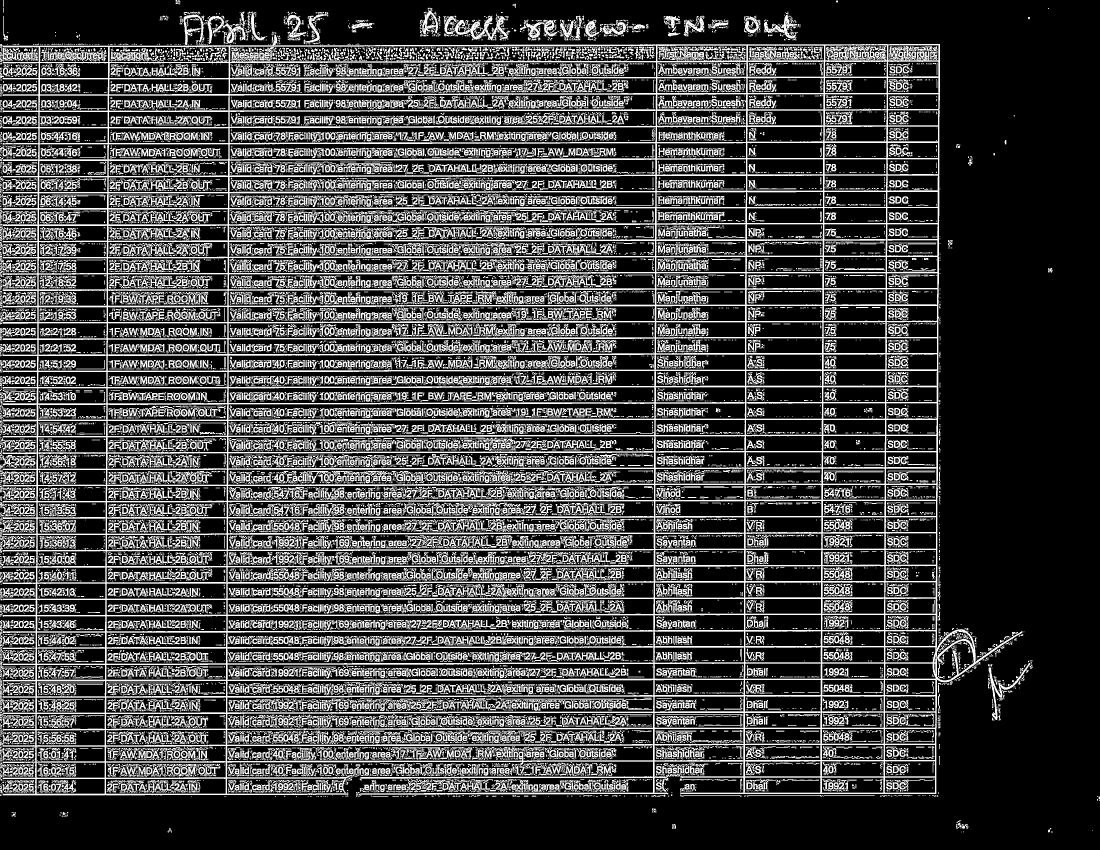
#> input picture data/output/grid_detection_improved/01_prepared_image.png, 3300 x 2550 px (shown at 1/3 size)
$ python 02_detect_table_grid.py ../data/output/grid_detection_improved/01_prepared_image.png
#> lines starting #> are read from the running program, lines starting #| are printed output that depends on the picture; after the words box and inside, x2 and y2 are one past the last pixel; in counts of white or black regions, pixels touching at a corner belong together
#!/usr/bin/env python3
"""
Script 2: Table Grid Detection
Detects table grids in PNG images using OpenCV morphological operations.
"""

import os
import sys
import logging
import cv2
import numpy as np
import argparse
from PIL import Image

# Add src to path for imports
sys.path.append(os.path.join(os.path.dirname(__file__), '..', 'src'))

# Configure logging
logging.basicConfig(level=logging.INFO, format='%(asctime)s - %(levelname)s - %(message)s')
logger = logging.getLogger(__name__)

def prepare_image_for_line_detection(image_path: str):
    """
    Step 1: Prepare image for line detection.

    Args:
        image_path: Path to the PNG image

    Returns:
        Prepared image array
    """
    logger.info(f"🔧 Preparing image for line detection: {os.path.basename(image_path)}")

    # Load image
    img_array = np.array(Image.open(image_path))
#> img_array is the input picture: shape (2550, 3300); 26.6% white; 32245 white regions (19945 under 20 px), largest, box (x1, y1, x2, y2) and area: (0, 104, 3068, 2388) 652527, (1364, 47, 1531, 121) 3786, (2966, 1989, 3091, 2160) 2270

    # Check image orientation and try different rotations
    height, width = img_array.shape[:2]

    logger.info(f"   📐 Original image dimensions: {width} × {height}")

    # Try different rotations to find the best orientation
    rotation_options = [
        ("original", img_array, "No rotation"),
        ("clockwise_90", np.rot90(img_array, k=-1), "90° clockwise"),
        ("counter_clockwise_90", np.rot90(img_array, k=1), "90° counter-clockwise"),
        ("180", np.rot90(img_array, k=2), "180° rotation")
    ]

    best_rotation = None
    best_rotation_name = "original"
    best_rotation_desc = "No rotation"

    # For now, let's use the original orientation since the sectioned approach worked well
    # But save all rotation options for debugging
    logger.info("   🔄 Testing different image orientations...")

    for rotation_name, rotated_img, rotation_desc in rotation_options:
        h, w = rotated_img.shape[:2]
        logger.info(f"      {rotation_desc}: {w} × {h}")

        # Check if image is already properly oriented for table detection
        # If it's portrait and has good proportions, use original
        # If it's landscape and very wide, consider rotation
        if rotation_name == "original":
            # Check if original is already good for tables
            if height > width and height/width < 5:  # Portrait but not extremely tall
                best_rotation = rotated_img
                best_rotation_name = rotation_name
                best_rotation_desc = rotation_desc
                logger.info("   ✅ Image is already properly oriented for table detection")
                break
            elif width > height and width/height < 5:  # Landscape but not extremely wide
                best_rotation = rotated_img
                best_rotation_name = rotation_name
                best_rotation_desc = rotation_desc
                logger.info("   ✅ Image is already properly oriented for table detection")
                break
        elif rotation_name == "clockwise_90":
            # Only use rotation if original is problematic
            if height > width and height/width >= 5:  # Extremely tall portrait
                best_rotation = rotated_img
                best_rotation_name = rotation_name
                best_rotation_desc = rotation_desc
                logger.info("   🔄 Rotating extremely tall portrait image")
                break
#> this loop made 1 pass
#> (rotation_name, rotation_desc, h, w, best_rotation_name, best_rotation_desc) on pass 1: ('original', 'No rotation', 2550, 3300, 'original', 'No rotation')

    logger.info(f"   ✅ Using orientation: {best_rotation_desc}")

    # Convert to grayscale
    if len(best_rotation.shape) == 3:
        gray = cv2.cvtColor(best_rotation, cv2.COLOR_RGB2GRAY)
    else:
        gray = best_rotation

    # Apply adaptive thresholding for clean black-and-white image
    binary = cv2.adaptiveThreshold(
        gray, 255, cv2.ADAPTIVE_THRESH_GAUSSIAN_C, cv2.THRESH_BINARY, 11, 2
    )
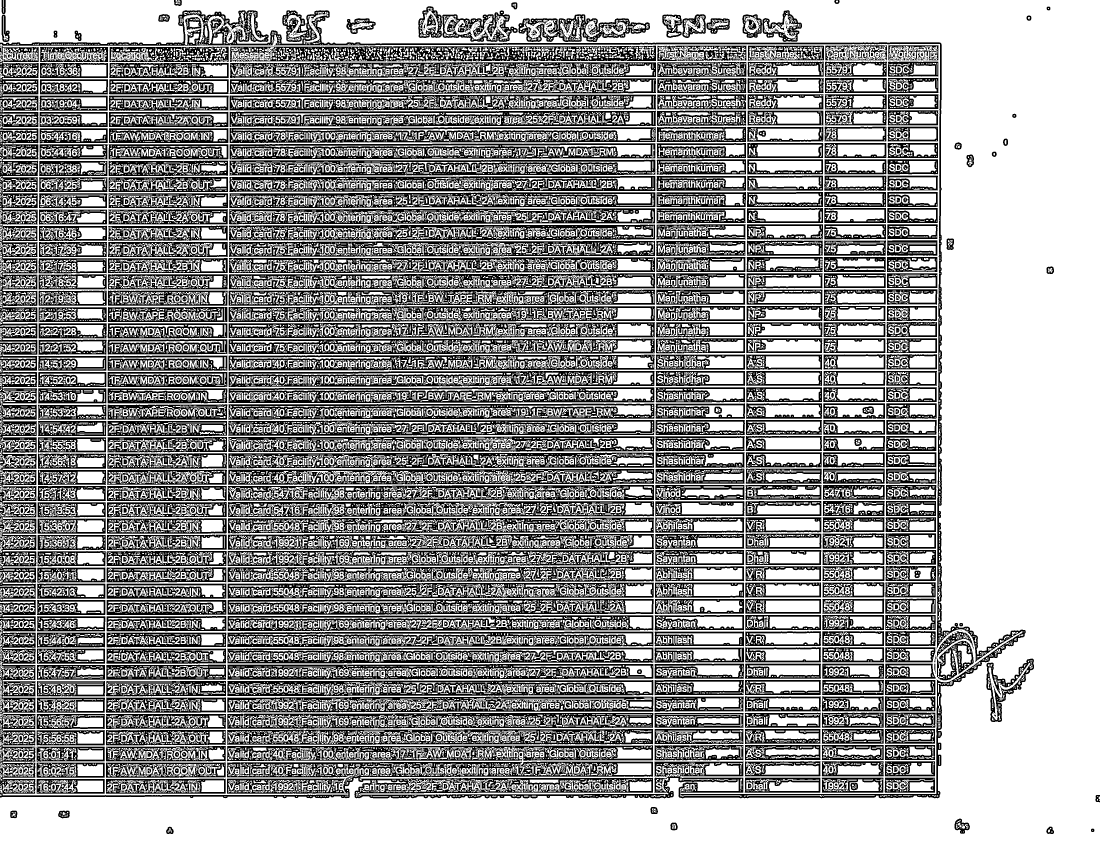
#> binary: shape (2550, 3300) (shown at 1/3 size); 60.9% white; 3702 black regions (2075 under 20 px), largest, box (x1, y1, x2, y2) and area: (0, 31, 3077, 2395) 277924, (690, 137, 1968, 186) 35706, (682, 2040, 1960, 2088) 34061

    # Invert the image (make lines white, background black)
    inverted = cv2.bitwise_not(binary)

    # Thicken the lines using dilation
    kernel = np.ones((2, 2), np.uint8)
    thickened = cv2.dilate(inverted, kernel, iterations=1)
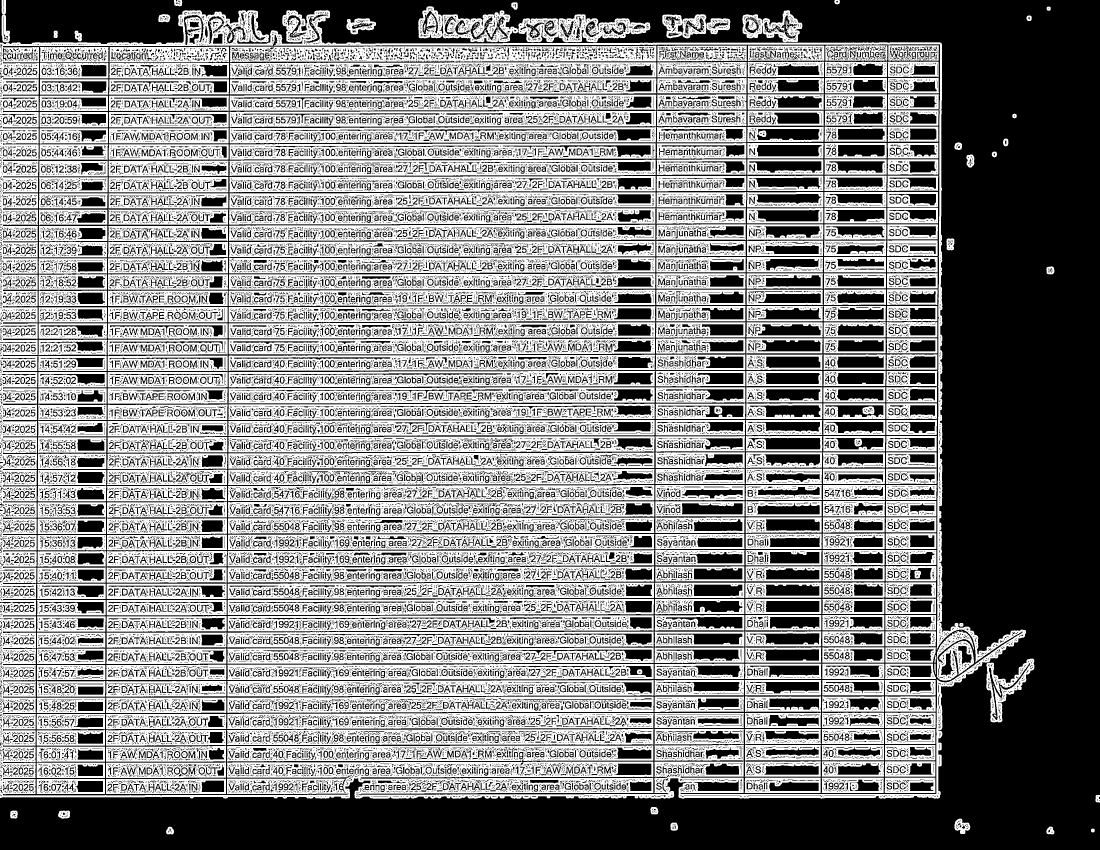
#> thickened: shape (2550, 3300) (shown at 1/3 size); 49.5% white; 2902 white regions (222 under 20 px), largest, box (x1, y1, x2, y2) and area: (0, 31, 3078, 2396) 362636, (690, 137, 1969, 187) 45288, (681, 2139, 1961, 2187) 43156

    logger.info("   ✅ Image prepared for line detection")
    return thickened, best_rotation, rotation_options  # Return processed, best rotation, and all options

def break_image_into_sections(image: np.ndarray):
    """
    Break the image into adaptive sections based on content analysis.
    """
    height, width = image.shape

    # Analyze image content to determine optimal section sizes
    # Look for natural breaks in content (empty rows, text density changes)

    # Calculate row-wise content density
    row_density = []
    for y in range(0, height, 10):  # Sample every 10th row
        row = image[y:min(y+10, height), :]
        density = np.sum(row > 0) / (row.shape[0] * row.shape[1])
        row_density.append((y, density))

    # Find natural break points (low density areas)
    break_points = []
    for i in range(1, len(row_density)):
        if abs(row_density[i][1] - row_density[i-1][1]) > 0.1:  # Significant density change
            break_points.append(row_density[i][0])

    # Add start and end points
    break_points = [0] + break_points + [height]

    # Create sections based on natural breaks
    sections = []
    min_section_height = 200  # Minimum section height

    for i in range(len(break_points) - 1):
        start_y = break_points[i]
        end_y = break_points[i + 1]
        section_height = end_y - start_y

        if section_height >= min_section_height:
            section = image[start_y:end_y, 0:width]
            sections.append((start_y, end_y, section))

    # If no natural breaks found, use adaptive sectioning
    if len(sections) <= 1:
        # Use content-aware adaptive sectioning
        sections = adaptive_sectioning(image)

    # If still no sections, use fallback sectioning
    if len(sections) <= 1:
        sections = fallback_sectioning(image)

    logger.info(f"   📐 Created {len(sections)} adaptive sections for analysis")
    return sections

def adaptive_sectioning(image: np.ndarray):
    """
    Create adaptive sections based on content analysis.
    """
    height, width = image.shape

    # Analyze vertical content distribution
    vertical_profile = np.sum(image > 0, axis=1)

    # Find regions with significant content
    content_threshold = np.mean(vertical_profile) * 0.3
    content_regions = vertical_profile > content_threshold

    # Find boundaries of content regions
    boundaries = []
    in_content = False
    start_y = 0

    for y in range(height):
        if content_regions[y] and not in_content:
            start_y = y
            in_content = True
        elif not content_regions[y] and in_content:
            if y - start_y > 100:  # Minimum region size
                boundaries.append((start_y, y))
            in_content = False

    # Add final region if still in content
    if in_content and height - start_y > 100:
        boundaries.append((start_y, height))

    # Create sections with some overlap
    sections = []
    overlap = 50

    for start_y, end_y in boundaries:
        # Add overlap to previous section
        if sections:
            prev_start, prev_end, prev_section = sections[-1]
            # Extend previous section with overlap
            extended_end = min(prev_end + overlap, end_y)
            extended_section = np.vstack([prev_section, image[prev_end:extended_end, :]])
            sections[-1] = (prev_start, extended_end, extended_section)

        # Create new section
        section = image[start_y:end_y, 0:width]
        sections.append((start_y, end_y, section))

    return sections

def fallback_sectioning(image: np.ndarray):
    """
    Fallback sectioning when other methods fail.
    """
    height, width = image.shape

    # Use simple overlapping sections as fallback
    section_height = min(height // 3, 400)  # Smaller sections for better detection
    overlap = 50

    sections = []

    for y in range(0, height, section_height - overlap):
        end_y = min(y + section_height, height)
        if end_y - y >= 100:  # Minimum section height
            section = image[y:end_y, 0:width]
            sections.append((y, end_y, section))

    # Ensure we have at least one section
    if not sections:
        # Create one section covering the entire image
        section = image[0:height, 0:width]
        sections.append((0, height, section))

    return sections

def detect_grid_in_section(section: np.ndarray):
    """
    Detect grid lines using multiple approaches and combine results.
    """
    height, width = section.shape

    # Multiple detection strategies
    grids = []

    # Strategy 1: Morphological operations with multiple kernel sizes
    kernel_sizes = [
        (20, 1), (1, 20),    # Standard tables
        (15, 1), (1, 15),    # Small tables
        (30, 1), (1, 30),    # Large tables
        (40, 1), (1, 40),    # Very large tables
    ]

    for h_kernel, v_kernel in kernel_sizes:
        if h_kernel <= width and v_kernel <= height:
            grid = detect_with_kernels(section, h_kernel, v_kernel)
            if grid is not None:
                grids.append(grid)

    # Strategy 2: Edge detection approach
    edge_grid = detect_with_edges(section)
    if edge_grid is not None:
        grids.append(edge_grid)

    # Strategy 3: Line detection approach
    line_grid = detect_with_lines(section)
    if line_grid is not None:
        grids.append(line_grid)

    # Combine all detected grids
    if not grids:
        return None

    # Use weighted combination based on grid quality
    combined_grid = combine_grids_intelligently(grids, section)

    return combined_grid

def detect_with_kernels(section: np.ndarray, h_kernel: int, v_kernel: int):
    """
    Detect grid using morphological operations with specific kernels.
    """
    try:
        # Create kernels
        horizontal_kernel = cv2.getStructuringElement(cv2.MORPH_RECT, (h_kernel, 1))
        vertical_kernel = cv2.getStructuringElement(cv2.MORPH_RECT, (1, v_kernel))

        # Detect lines
        horizontal_lines = cv2.morphologyEx(section, cv2.MORPH_OPEN, horizontal_kernel)
        vertical_lines = cv2.morphologyEx(section, cv2.MORPH_OPEN, vertical_kernel)

        # Combine lines
        grid = cv2.add(horizontal_lines, vertical_lines)

        # Clean up the grid
        kernel_clean = np.ones((3, 3), np.uint8)
        grid = cv2.morphologyEx(grid, cv2.MORPH_CLOSE, kernel_clean)

        # Check grid quality
        grid_content = np.sum(grid > 0)
        if grid_content > 50:  # Higher threshold for quality
            return grid

    except Exception as e:
        logger.debug(f"      Kernel detection failed: {e}")

    return None

def detect_with_edges(section: np.ndarray):
    """
    Detect grid using edge detection approach.
    """
    try:
        # Apply Canny edge detection
        edges = cv2.Canny(section, 50, 150)

        # Use morphological operations to connect edges
        kernel = np.ones((3, 3), np.uint8)
        edges = cv2.dilate(edges, kernel, iterations=1)

        # Convert to binary
        grid = cv2.threshold(edges, 127, 255, cv2.THRESH_BINARY)[1]

        # Check quality
        if np.sum(grid > 0) > 100:
            return grid

    except Exception as e:
        logger.debug(f"      Edge detection failed: {e}")

    return None

def detect_with_lines(section: np.ndarray):
    """
    Detect grid using Hough line detection.
    """
    try:
        # Apply Hough line detection
        lines = cv2.HoughLinesP(section, 1, np.pi/180, threshold=50,
                               minLineLength=30, maxLineGap=10)

        if lines is not None:
            # Create blank image for lines
            grid = np.zeros_like(section)

            # Draw detected lines
            for line in lines:
                x1, y1, x2, y2 = line[0]
                cv2.line(grid, (x1, y1), (x2, y2), 255, 2)

            # Check quality
            if np.sum(grid > 0) > 80:
                return grid

    except Exception as e:
        logger.debug(f"      Line detection failed: {e}")

    return None

def clean_combined_grid(grid: np.ndarray):
    """
    Clean and improve the combined grid for better cell segmentation.
    """
    # Remove noise and small artifacts
    kernel = np.ones((3, 3), np.uint8)
    cleaned = cv2.morphologyEx(grid, cv2.MORPH_OPEN, kernel)

    # Close gaps in grid lines
    cleaned = cv2.morphologyEx(cleaned, cv2.MORPH_CLOSE, kernel)

    # Ensure grid lines are continuous
    # Find horizontal and vertical components
    horizontal_kernel = cv2.getStructuringElement(cv2.MORPH_RECT, (20, 1))
    vertical_kernel = cv2.getStructuringElement(cv2.MORPH_RECT, (1, 20))

    horizontal_lines = cv2.morphologyEx(cleaned, cv2.MORPH_OPEN, horizontal_kernel)
    vertical_lines = cv2.morphologyEx(cleaned, cv2.MORPH_OPEN, vertical_kernel)

    # Recombine for cleaner grid
    cleaned = cv2.bitwise_or(horizontal_lines, vertical_lines)

    # Final cleanup
    cleaned = cv2.morphologyEx(cleaned, cv2.MORPH_CLOSE, kernel)

    return cleaned

def combine_grids_intelligently(grids: list, section: np.ndarray):
    """
    Intelligently combine multiple detected grids.
    """
    if len(grids) == 1:
        return grids[0]

    # Calculate quality score for each grid
    grid_scores = []
    for grid in grids:
        # Score based on content density and structure
        density = np.sum(grid > 0) / (grid.shape[0] * grid.shape[1])

        # Check for horizontal and vertical structure
        h_structure = np.sum(np.sum(grid, axis=1) > 0) / grid.shape[0]
        v_structure = np.sum(np.sum(grid, axis=0) > 0) / grid.shape[1]

        # Combined score
        score = density * (h_structure + v_structure)
        grid_scores.append((score, grid))

    # Sort by score
    grid_scores.sort(key=lambda x: x[0], reverse=True)

    # Use weighted combination of top grids
    top_grids = grid_scores[:min(3, len(grid_scores))]

    # Create weighted combination
    combined = np.zeros_like(section, dtype=np.float32)
    total_weight = 0

    for i, (score, grid) in enumerate(top_grids):
        weight = score * (0.7 ** i)  # Decreasing weight for lower ranked grids
        combined += weight * grid.astype(np.float32)
        total_weight += weight

    # Normalize and convert to uint8
    if total_weight > 0:
        combined = (combined / total_weight).astype(np.uint8)

    return combined

def detect_table_grid(image_path: str, output_dir: str):
    """
    Step 2: Detect table grid lines by breaking into sections.

    Args:
        image_path: Path to the PNG image
        output_dir: Directory to save results

    Returns:
        Path to the detected grid image
    """
    try:
        # Create output directory
        os.makedirs(output_dir, exist_ok=True)

        logger.info(f"🔍 Detecting table grid in: {os.path.basename(image_path)}")

        # Step 1: Prepare image
        prepared_image, original_rotated_image, rotation_options = prepare_image_for_line_detection(image_path)
#> rotation_options = 4 items

        # Save prepared image
        prepared_path = os.path.join(output_dir, "01_prepared_image.png")
        Image.fromarray(prepared_image).save(prepared_path)
        logger.info(f"   💾 Prepared image saved: {prepared_path}")

        # Save all rotation options for comparison
        logger.info("   💾 Saving all rotation options for comparison...")
        for rotation_name, rotated_img, rotation_desc in rotation_options:
            rotation_path = os.path.join(output_dir, f"01_rotation_{rotation_name}.png")
            Image.fromarray(rotated_img).save(rotation_path)
            logger.info(f"      💾 {rotation_desc} saved: {rotation_path}")
#> this loop made 4 passes
#> (rotation_name, rotation_desc) on passes 1 to 4: ('original', 'No rotation'), ('clockwise_90', '90° clockwise'), ('counter_clockwise_90', '90° counter-clockwise'), ('180', '180° rotation')
#> pass 2, in detect_table_grid, `Image.fromarray(rotated_img).save(rotation_path)`:
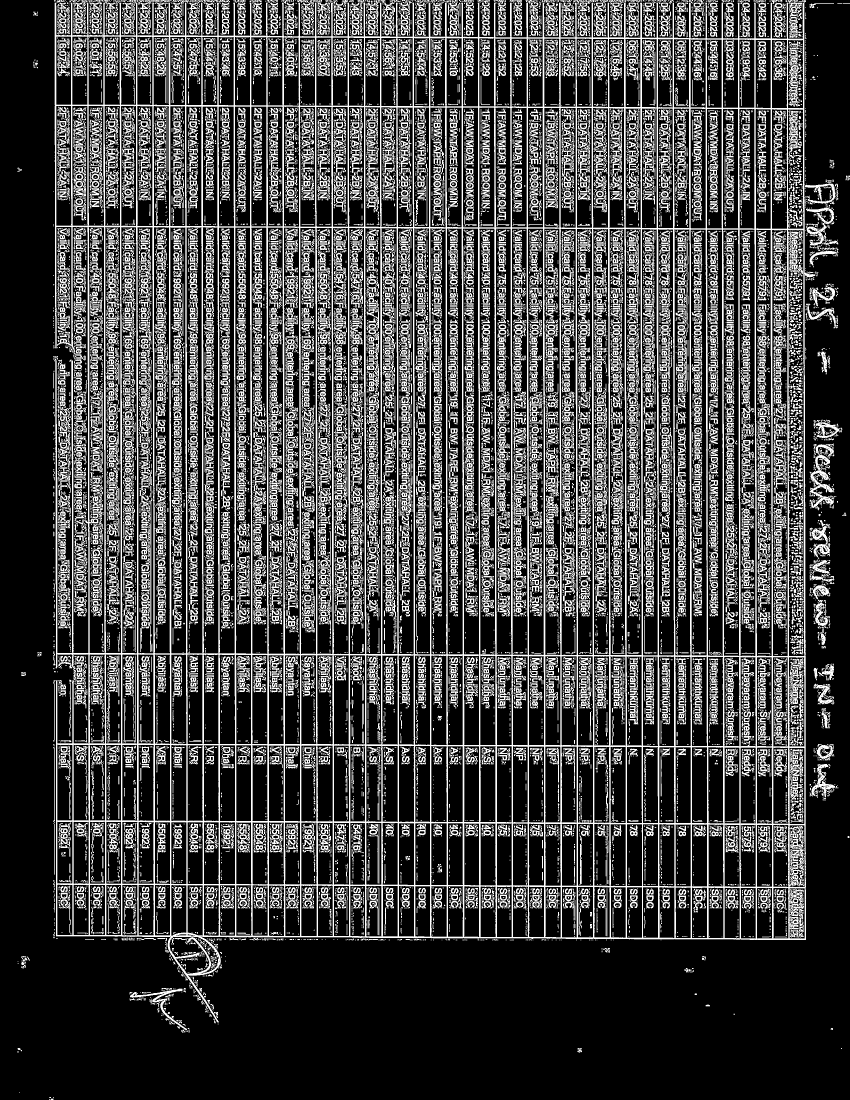
#> saved as 01_rotation_clockwise_90.png: PIL image 2550x3300 L (shown at 1/3 size); 26.6% white; 32245 white regions (19945 under 20 px), largest, box (x1, y1, x2, y2) and area: (162, 0, 2446, 3068) 652527, (2429, 1364, 2503, 1531) 3786, (390, 2966, 561, 3091) 2270

        # Save original rotated image for debugging
        if original_rotated_image is not None:
            original_rotated_path = os.path.join(output_dir, "01_original_rotated_image.png")
            Image.fromarray(original_rotated_image).save(original_rotated_path)
            logger.info(f"   💾 Original rotated image saved: {original_rotated_path}")

        # Step 2: Break into sections
        sections = break_image_into_sections(prepared_image)
#> the loop in break_image_into_sections, `for y in range(0, height, 10):` made 255 passes
#> density on passes 1 to 3: 0.015, 0.0145, 0.0162
#> (the rest of the program and of its run is left out)
